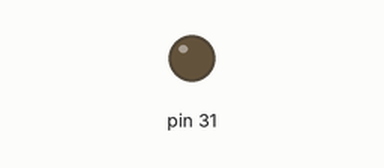
Bench run of a sketch on a simulated Arduino Mega 2560, built with avr-gcc and run on an emulated ATmega2560. On the bench: output pins drawn as LEDs (lit = HIGH).

Above: at 0.3 s.
At 5.4 s:
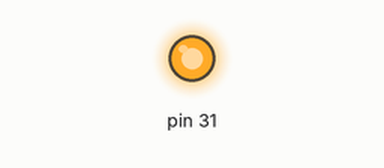
Timing chart, 0 to 8.3 s (numbered marks = the images above):
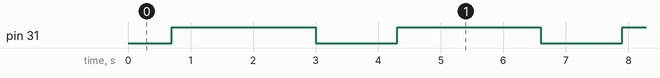

The sketch:

18_Servomotor.ino
```cpp
int motor_flag =0;
int i=0;
void setup()
{
  pinMode(31,OUTPUT);
}

void loop()
{
  for(i=0;i<150;i++)
  {
      analogWrite(31,i);
      delay(100);
      i=i+20;
  }
  delay(2000);
  for(i=150;i>0;i--)
  {
      analogWrite(31,i);
      delay(100);
      i=i-20;
  }
}
```

Measured:
- by itself, pin 31: alternates HIGH for 2.3 s and LOW for 1.3 s
